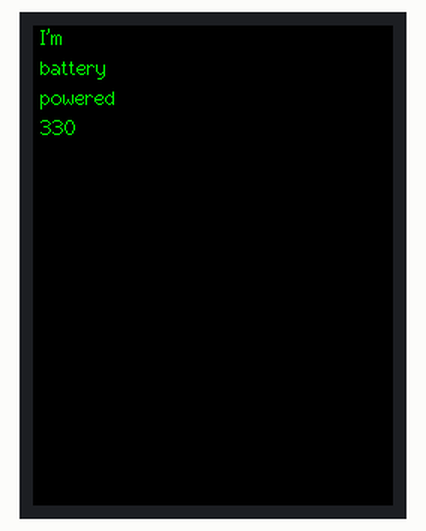
Simulated run of this sketch. Board: ESP32. On the bench: 240×320 colour display.

Above: at 0.38 s.
At 9.98 s:
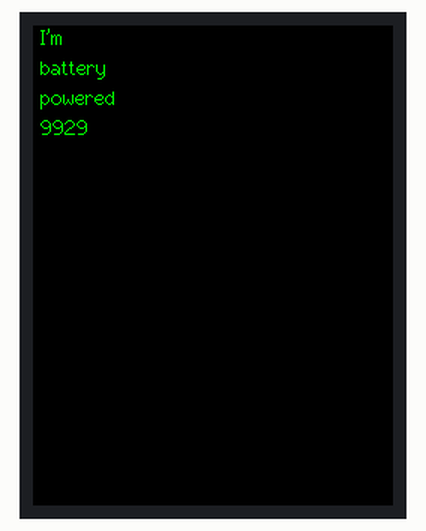
At 14.98 s:
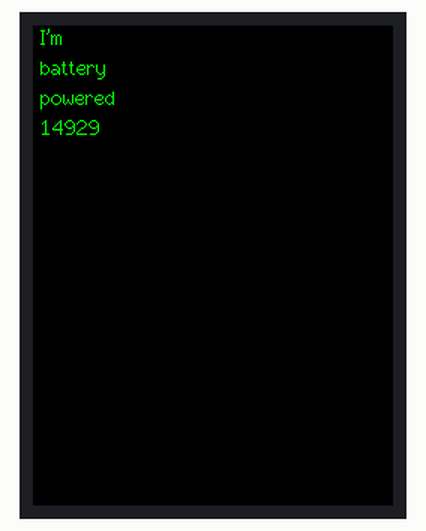
At 21.18 s:
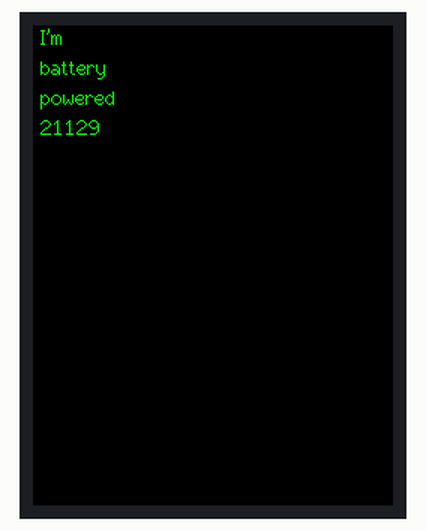
At 39.88 s:
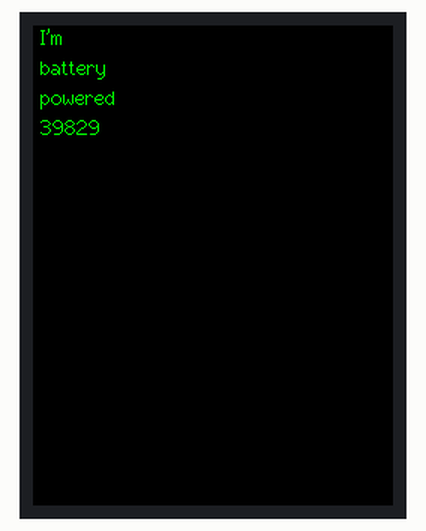

The sketch:

lab5a.ino
```cpp
#include <TFT_eSPI.h> // Graphics and font library for ST7735 driver chip
#include <SPI.h> //Used in support of TFT Display
#include <string.h>  //used for some string handling and processing.


TFT_eSPI tft = TFT_eSPI();  // Invoke library, pins defined in User_Setup.h

const int LOOP_PERIOD = 100; //periodicity of getting a number fact.
uint32_t last_time; //used for timing

void setup(){
  tft.init();
  tft.setRotation(2);
  tft.setTextSize(1);
  tft.fillScreen(TFT_BLACK);
  tft.setTextColor(TFT_GREEN, TFT_BLACK);
  Serial.begin(115200); //begin serial
  delay(100); //wait a bit (100 ms)
  last_time=millis();
 }


void loop(){
  tft.setCursor(5,0,2); //set cursor at top left of screen, and set font size to 1
  tft.println("I'm"); //print a whole line.
  tft.setCursor(5,20,2);
  tft.println("battery"); //print some text
  tft.setCursor(5,40,2);
  tft.println("powered"); //continue printing from cursor
  tft.setCursor(5,60,2);
  tft.println(millis()); //print something that is changing so we can at least feel alive
  while (millis()-last_time < LOOP_PERIOD); //loop until LOOP_PERIOD has passed
  last_time = millis();
}
```
